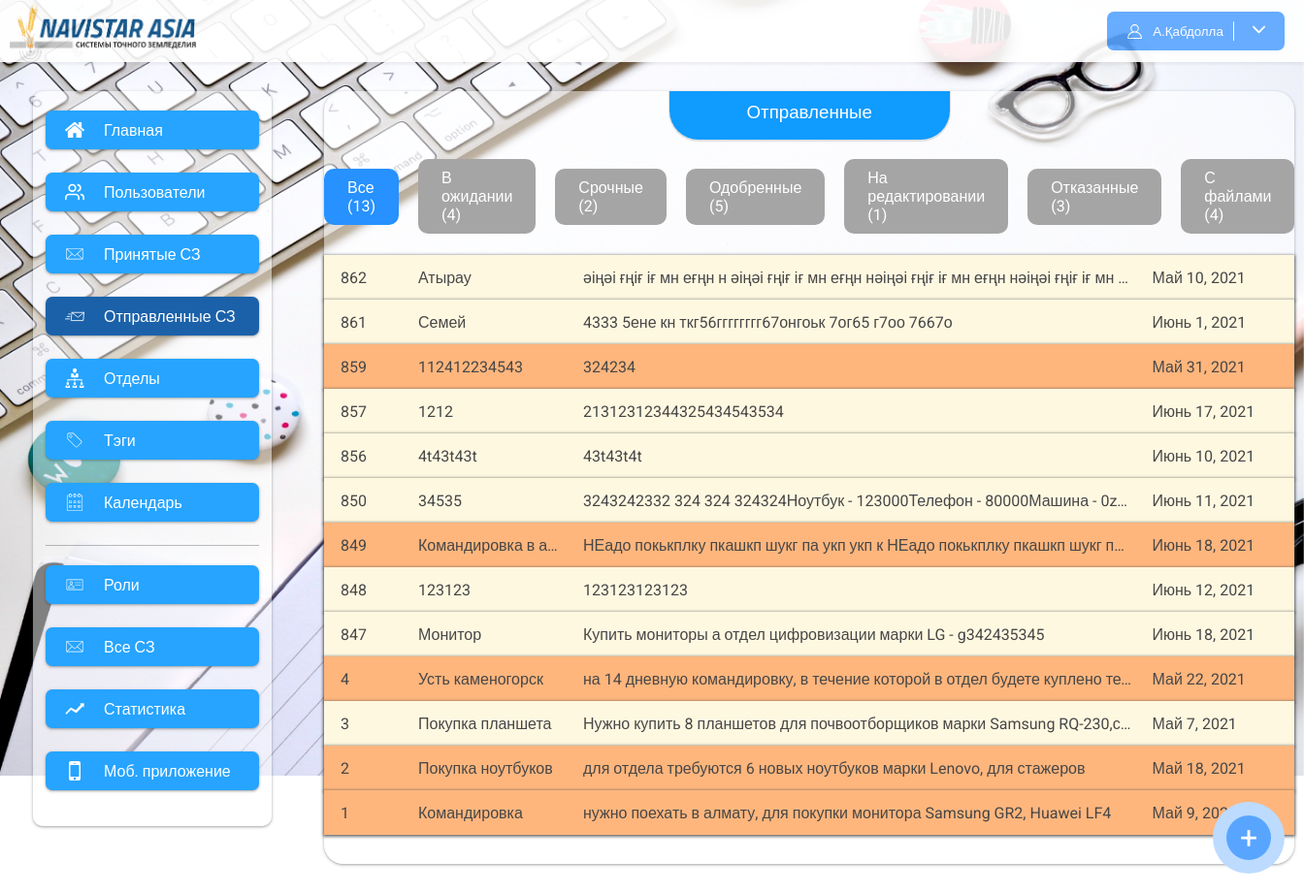
The page /notes (signed in) on the database as committed earlier.
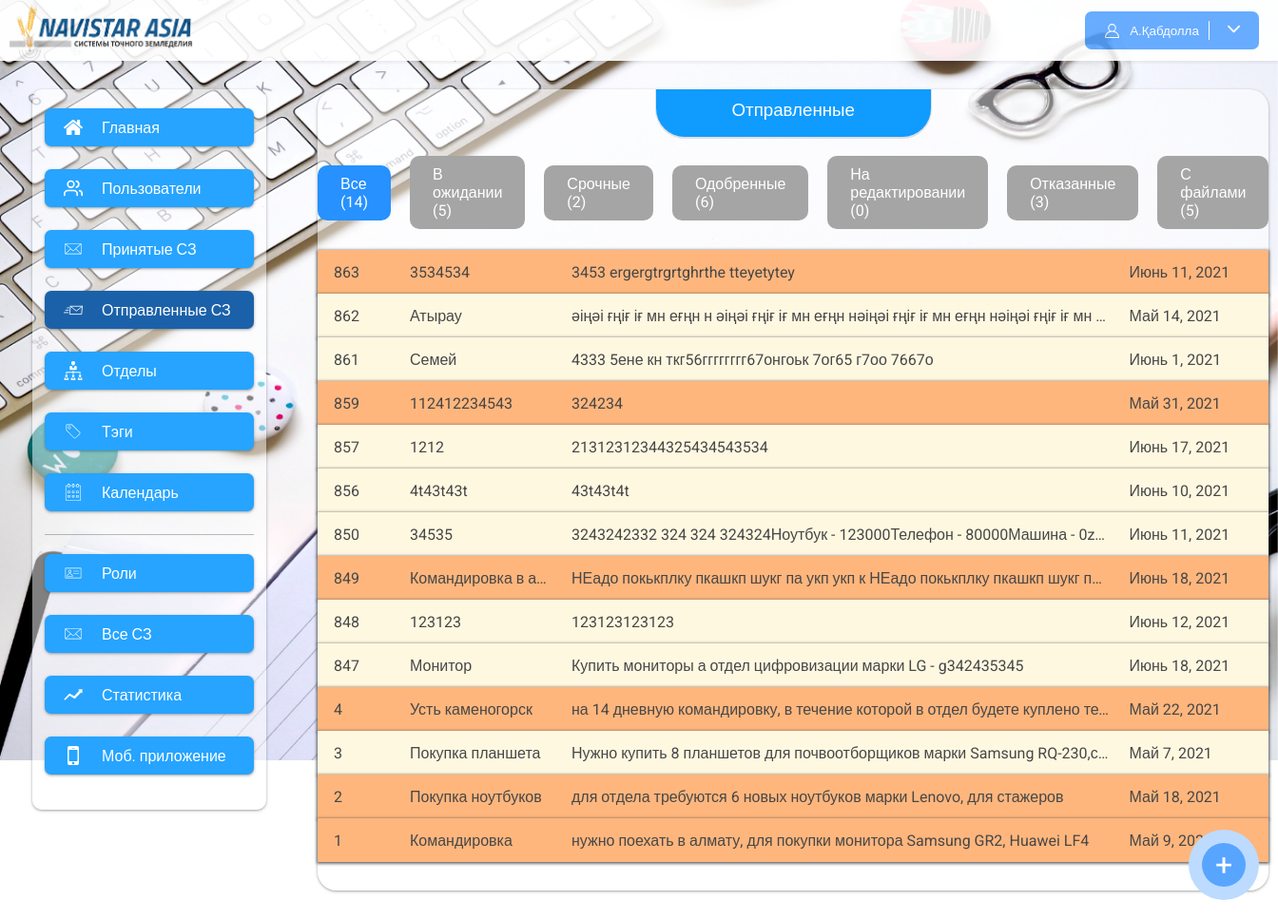
The same page on the database as committed later.
### app/models.py (models this page shows, shortened)
class ServiceNote(models.Model):
    user = models.ForeignKey(User, null=True, blank=True, on_delete=models.CASCADE, related_name="notes")
    number = models.IntegerField(null=True, blank=True)
    title = models.CharField(max_length=120)
    text = models.TextField()
    summa = models.CharField(max_length=200, null=True, blank=True)
    fast = models.BooleanField(default=False)
    date_create = models.DateTimeField(auto_now_add=True)
    date_update = models.DateTimeField(auto_now=True)
    date = models.DateField(null=True, blank=True)
    tags = models.ManyToManyField(Tags, null=True, blank=True, related_name="notes")
    user_index = models.IntegerField(default=1, null=True, blank=True)
    status = models.CharField(max_length=200, choices=statuses, null=True, blank=True)
    def get_absolute_url(self):
        return reverse("note_detail", args=[str(self.pk)])
    class Meta:
        verbose_name = "Служебная записка"
        verbose_name_plural = "Служебные записки"

### app/views.py (the view, shortened to what this page needs)
# urls.py: path("notes", notes_list, name="notes_list"),
@login_required()
def notes_list(request):
    last = ServiceNote.objects.last()
    tags = Tags.objects.all()
    notes = ServiceNote.objects.filter(user=request.user).order_by('-pk')
    count_all = notes.count()
    count_wait = notes.filter(status=None).count()
    count_fast = notes.filter(status=None).filter(fast=True).count()
    count_success = notes.filter(status=success).count()
    count_edit = notes.filter(status=edit).count()
    count_error = notes.filter(status=error).count()
    count_files = notes.filter(~Q(files = None)).count()
    users = User.objects.all()
    if last:
        number = last.number + 1 if last.number else 1
    else:
        number = 1
    return render(request, 'notes.html', {"users": users, "notes": notes, "tags": tags, "number": number,
                                          "count_all": count_all,
                                          "count_wait": count_wait,
                                          "count_fast": count_fast,
                                          "count_success": count_success,
                                          "count_edit": count_edit,
                                          "count_error": count_error,
                                          "count_files": count_files,
                                          })

### app/context_processors.py (called while the page is built)
def unReadNotes(request):
    if request.user.is_anonymous:
        return {}
    user = request.user
    unReadCount = NoteUsers.objects.filter(user=user).filter(note__user_index__gte=F('index')).order_by('-pk').filter(is_read=False).count()
    return {
        "unReadCount": unReadCount
    }

### app/templatetags/app_tags.py (called while the page is built)
@register.filter(name="htmlToText")
def htmlToText(data):
    if data.startswith("<"):
        text = BS(data)
        return text.get_text()
    else:
        return data

### app/templates/notes.html (shortened to what this page needs)
{% extends 'base.html' %}
{% load static %}
{% load app_tags %}
{% block content %}
<div class="content" style="padding-left: 0px; padding-right: 0px">
    <h3 class="content_title">
        Отправленные
    </h3>
    <div class="note_statuses">
            <a href="{% url 'notes_list' %}" class="note_status {% if request.get_full_path == '/notes' %}note_status_active{% endif %}">Все ({{ count_all }})</a>
            <a href="?status=wait" class="note_status {% if request.get_full_path == '/notes?status=wait' %}note_status_active{% endif %}">В ожидании ({{ count_wait }})</a>
            <a href="?status=fast" class="note_status  {% if request.get_full_path == '/notes?status=fast' %}note_status_active{% endif %}">Срочные ({{ count_fast }})</a>
            <a href="?status=success" class="note_status  {% if request.get_full_path == '/notes?status=success' %}note_status_active{% endif %}">Одобренные ({{ count_success }})</a>
            <a href="?status=edit" class="note_status  {% if request.get_full_path == '/notes?status=edit' %}note_status_active{% endif %}">На редактировании ({{ count_edit }})</a>
            <a href="?status=error" class="note_status  {% if request.get_full_path == '/notes?status=error' %}note_status_active{% endif %}">Отказанные ({{ count_error }})</a>
            <a href="?status=files" class="note_status  {% if request.get_full_path == '/notes?status=files' %}note_status_active{% endif %}">С файлами ({{ count_files }})</a>
    </div>
    <div class="flex_notes">
        {% for note in notes %}
        <a href="{{ note.get_absolute_url }}" class="flex_note {% if note.fast %}fast_note{% endif %}">
            <div class="note_number">{{ note.number }}</div>
            <div class="note_title">{{ note.title }}</div>
            <div class="note_text">{{ note.text|htmlToText }}</div>
            <div class="note_date">{{ note.date }}</div>
        </a>
        {% empty %}
        <h4 class="not_found">Вы не создавали служебных записок</h4>
        {% endfor %}
    </div>
</div>
<a id="btn_modal_window">
    <div class="circle_add">
        +
    </div>
</a>
{% endblock %}

Rows that differ between the two databases and show on the page:
added ServiceNote: number "863", title "3534534", text|htmlToText "3453 ergergtrgrtghrthe tteyetytey", date "Июнь 11, 2021", fast True (drawn)
changed ServiceNote "Атырау": date "Май 10, 2021" → "Май 14, 2021"
Other text that changed with them:
{{ count_all }}: "13" → "14"
{{ count_wait }}: "4" → "5"
{{ count_success }}: "5" → "6"
{{ count_edit }}: "1" → "0"
{{ count_files }}: "4" → "5"
